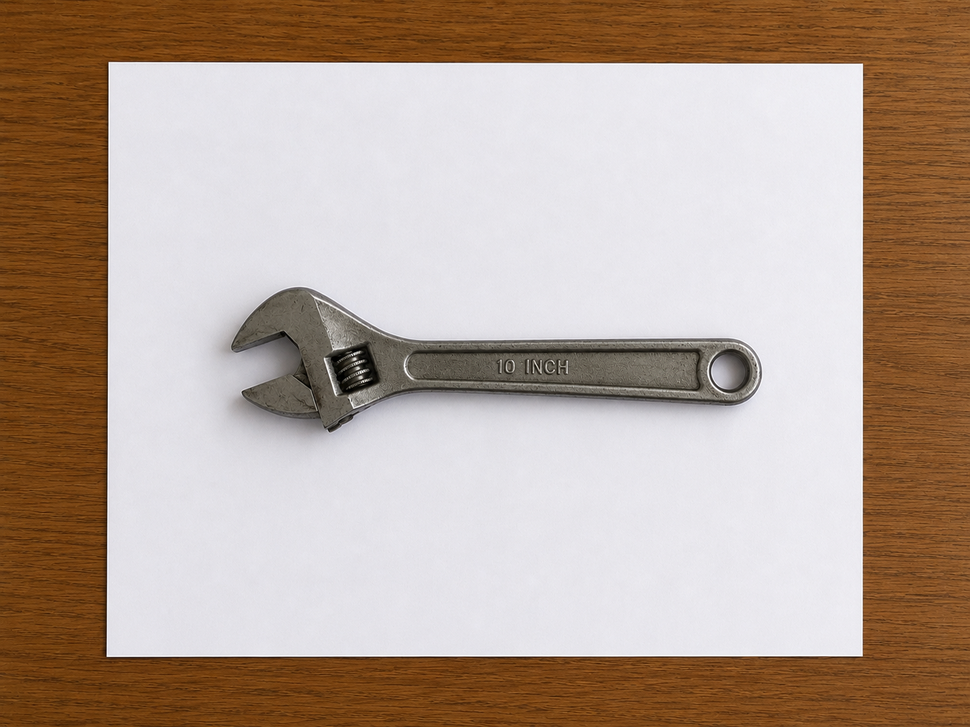
#> input picture ChatGPT Image Jun 13, 2026, 08_33_41 PM.png, 970 x 727 px, shrunk from 1448 x 1086 before the run
$ python toolcut.py 'ChatGPT Image Jun 13, 2026, 08_33_41 PM.png'
#> lines starting #> are read from the running program, lines starting #| are printed output that depends on the picture; after the words box and inside, x2 and y2 are one past the last pixel; in counts of white or black regions, pixels touching at a corner belong together
#!/usr/bin/env python3
"""
toolcut — turn a photo of a tool into a true-scale outline (SVG + DXF)
for cutting foam inserts (Milwaukee PACKOUT, tool drawers, Kaizen foam, etc.)

Workflow the engine assumes:
  1. Lay the tool on a sheet of printer paper (US Letter or A4) on a
     contrasting surface. The paper does double duty: it sets the scale
     AND gives a clean white background for segmentation.
  2. Shoot roughly top-down. The 4 paper corners give us a homography to
     rectify perspective and lock real-world scale (mm per pixel).
  3. We segment the tool, extract its outline, add a clearance offset
     (so it drops in/out of foam easily), optionally add finger scoops,
     and export SVG + DXF at true 1:1 scale.

Run `python toolcut.py --selftest` to validate the pipeline with a
synthetic known-size object (no input photo needed).
"""

import argparse
import math
import sys

import cv2
import numpy as np
from shapely.geometry import Polygon, Point
from shapely.ops import unary_union
import ezdxf

# Standard paper sizes in millimeters (width, height as placed = portrait)
PAPER = {
    "letter": (215.9, 279.4),
    "a4": (210.0, 297.0),
}


# --------------------------------------------------------------------------
# Geometry helpers
# --------------------------------------------------------------------------
def order_corners(pts):
    """Order 4 points as top-left, top-right, bottom-right, bottom-left."""
    pts = np.asarray(pts, dtype=np.float32)
    s = pts.sum(axis=1)
    d = np.diff(pts, axis=1).ravel()
    return np.array([
        pts[np.argmin(s)],   # tl  (smallest x+y)
        pts[np.argmin(d)],   # tr  (smallest y-x)
        pts[np.argmax(s)],   # br  (largest  x+y)
        pts[np.argmax(d)],   # bl  (largest  y-x)
    ], dtype=np.float32)


def detect_paper(img):
    """Find the largest bright 4-corner quad (the sheet of paper)."""
    gray = cv2.cvtColor(img, cv2.COLOR_BGR2GRAY)
    blur = cv2.GaussianBlur(gray, (5, 5), 0)
    _, th = cv2.threshold(blur, 0, 255, cv2.THRESH_BINARY + cv2.THRESH_OTSU)
    th = cv2.morphologyEx(th, cv2.MORPH_CLOSE,
                          cv2.getStructuringElement(cv2.MORPH_RECT, (9, 9)))
    cnts, _ = cv2.findContours(th, cv2.RETR_EXTERNAL, cv2.CHAIN_APPROX_SIMPLE)
    if not cnts:
        raise RuntimeError("No paper found — check lighting/contrast.")
    cnts = sorted(cnts, key=cv2.contourArea, reverse=True)
    for c in cnts[:5]:
        peri = cv2.arcLength(c, True)
        approx = cv2.approxPolyDP(c, 0.02 * peri, True)
        if len(approx) == 4 and cv2.contourArea(approx) > 0.10 * img.shape[0] * img.shape[1]:
            return order_corners(approx.reshape(4, 2))
    raise RuntimeError("Couldn't isolate a 4-corner paper quad. "
                       "Try --manual-corners or a cleaner background.")


def rectify(img, corners, paper_wh_mm, px_per_mm):
    """Warp so the paper fills a top-down image at a known mm scale."""
    w_mm, h_mm = paper_wh_mm
    W, H = int(round(w_mm * px_per_mm)), int(round(h_mm * px_per_mm))
    dst = np.array([[0, 0], [W - 1, 0], [W - 1, H - 1], [0, H - 1]],
                   dtype=np.float32)
    M = cv2.getPerspectiveTransform(corners, dst)
    return cv2.warpPerspective(img, M, (W, H))


def segment_tool(warped, px_per_mm, border_mm=6.0):
    """Binary mask of the tool sitting on the (white) paper."""
    gray = cv2.cvtColor(warped, cv2.COLOR_BGR2GRAY)
    gray = cv2.GaussianBlur(gray, (5, 5), 0)
    # Tool is darker than paper -> invert so tool = foreground (white)
    _, mask = cv2.threshold(gray, 0, 255,
                            cv2.THRESH_BINARY_INV + cv2.THRESH_OTSU)
    # Kill a border ring so we never grab paper-edge artifacts
    b = int(round(border_mm * px_per_mm))
    mask[:b, :] = 0; mask[-b:, :] = 0; mask[:, :b] = 0; mask[:, -b:] = 0
    # Clean up speckle / close gaps
    k = cv2.getStructuringElement(cv2.MORPH_ELLIPSE, (7, 7))
    mask = cv2.morphologyEx(mask, cv2.MORPH_OPEN, k)
    mask = cv2.morphologyEx(mask, cv2.MORPH_CLOSE, k)
    return mask


def extract_polygon(mask, px_per_mm, simplify_mm):
    """Largest contour -> shapely Polygon in millimeters."""
    cnts, _ = cv2.findContours(mask, cv2.RETR_EXTERNAL, cv2.CHAIN_APPROX_SIMPLE)
    if not cnts:
        raise RuntimeError("No tool contour found inside the paper.")
    c = max(cnts, key=cv2.contourArea)
    eps = max(simplify_mm * px_per_mm, 1.0)
    c = cv2.approxPolyDP(c, eps, True).reshape(-1, 2).astype(float)
    pts_mm = c / px_per_mm                      # px -> mm
    poly = Polygon(pts_mm)
    if not poly.is_valid:
        poly = poly.buffer(0)
    return poly


def postprocess(poly, clearance_mm, finger_holes, finger_dia_mm):
    """Outward clearance offset + optional finger scoops, unioned in."""
    if clearance_mm:
        poly = poly.buffer(clearance_mm, join_style=1)  # round joins
    if finger_holes:
        minx, miny, maxx, maxy = poly.bounds
        cx = (minx + maxx) / 2
        r = finger_dia_mm / 2
        inset = min((maxy - miny) * 0.18, 25)
        scoops = [Point(cx, miny + inset).buffer(r),
                  Point(cx, maxy - inset).buffer(r)]
        poly = unary_union([poly] + scoops)
    return poly


# --------------------------------------------------------------------------
# Export
# --------------------------------------------------------------------------
def _rings(poly):
    geoms = poly.geoms if poly.geom_type == "MultiPolygon" else [poly]
    out = []
    for g in geoms:
        out.append(list(g.exterior.coords))
        for hole in g.interiors:
            out.append(list(hole.coords))
    return out


def export_svg(poly, path, margin=10.0):
    minx, miny, maxx, maxy = poly.bounds
    W, H = (maxx - minx) + 2 * margin, (maxy - miny) + 2 * margin
    paths = []
    for ring in _rings(poly):
        d = "M " + " L ".join(f"{x - minx + margin:.3f},{y - miny + margin:.3f}"
                              for x, y in ring) + " Z"
        paths.append(f'<path d="{d}" fill="none" stroke="black" '
                     f'stroke-width="0.3"/>')
    svg = (f'<svg xmlns="http://www.w3.org/2000/svg" '
           f'width="{W:.2f}mm" height="{H:.2f}mm" '
           f'viewBox="0 0 {W:.3f} {H:.3f}">\n' + "\n".join(paths) + "\n</svg>\n")
    with open(path, "w") as f:
        f.write(svg)


def export_dxf(poly, path):
    doc = ezdxf.new()
    msp = doc.modelspace()
    for ring in _rings(poly):
        msp.add_lwpolyline([(x, y) for x, y in ring], close=True)
    doc.units = ezdxf.units.MM
    doc.saveas(path)


# [6 lines left out: function write_debug, not called in this run]


# --------------------------------------------------------------------------
# Pipeline
# --------------------------------------------------------------------------
def run(img, paper, px_per_mm, clearance_mm, simplify_mm,
        finger_holes, finger_dia_mm, manual_corners=None, debug_path=None):
    corners = (order_corners(manual_corners) if manual_corners is not None
               else detect_paper(img))
    warped = rectify(img, corners, PAPER[paper], px_per_mm)
    mask = segment_tool(warped, px_per_mm)
    poly = extract_polygon(mask, px_per_mm, simplify_mm)
    raw_bounds = poly.bounds
    poly = postprocess(poly, clearance_mm, finger_holes, finger_dia_mm)
    if debug_path:
        write_debug(warped, poly, px_per_mm, debug_path)
    return poly, raw_bounds


# --------------------------------------------------------------------------
# Self-test: synthesize a known-size object, warp it, recover it, verify scale
# --------------------------------------------------------------------------
# [44 lines left out: function selftest, not called in this run]


# --------------------------------------------------------------------------
def main():
    ap = argparse.ArgumentParser(description="Photo -> foam-cutout outline (SVG/DXF)")
    ap.add_argument("image", nargs="?", help="input photo")
    ap.add_argument("--selftest", action="store_true")
    ap.add_argument("--paper", choices=PAPER, default="letter")
    ap.add_argument("--px-per-mm", type=float, default=8.0)
    ap.add_argument("--clearance-mm", type=float, default=1.5,
                    help="outward offset so the tool drops in/out easily")
    ap.add_argument("--simplify-mm", type=float, default=0.6)
    ap.add_argument("--finger-holes", action="store_true")
    ap.add_argument("--finger-dia-mm", type=float, default=35.0)
    ap.add_argument("--out-prefix", default="cutout")
    ap.add_argument("--debug", action="store_true")
    args = ap.parse_args()

    if args.selftest:
        sys.exit(0 if selftest() else 1)
    if not args.image:
        ap.error("provide an image or use --selftest")

    img = cv2.imread(args.image)
#> img is the input picture: shape (727, 970, 3); mean B, G, R 149.7, 162.9, 181.8
    if img is None:
        ap.error(f"could not read {args.image}")

    poly, raw = run(img, args.paper, args.px_per_mm, args.clearance_mm,
                    args.simplify_mm, args.finger_holes, args.finger_dia_mm,
                    debug_path=f"{args.out_prefix}_debug.png" if args.debug else None)
#> in detect_paper, `gray = cv2.cvtColor(img, cv2.COLOR_BGR2GRAY)`:
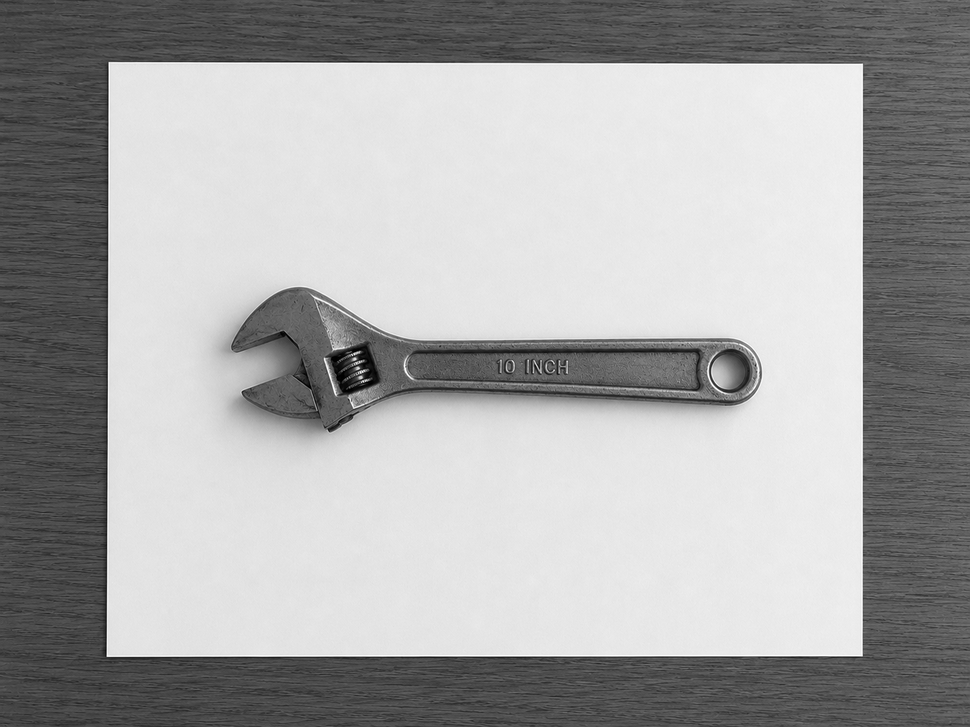
#> gray: shape (727, 970); min 0, max 255, mean 167
#> in detect_paper, `_, th = cv2.threshold(blur, 0, 255, cv2.THRESH_BINARY + cv2.THRESH_OTSU)`:
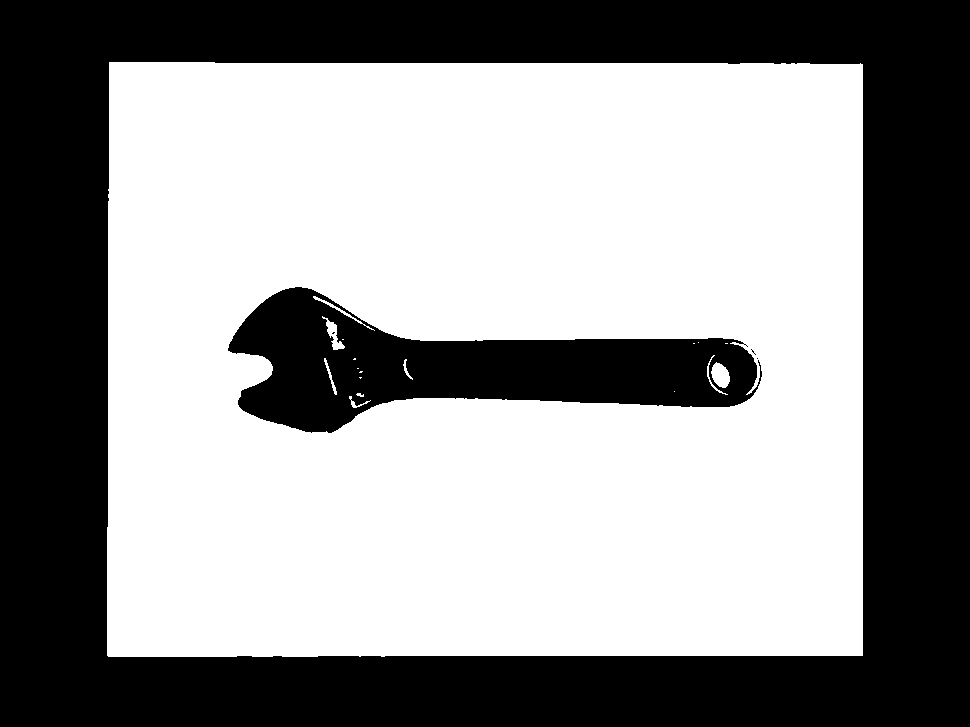
#> th: shape (727, 970); 58.1% white; 5 black regions (3 under 20 px), largest, box (x1, y1, x2, y2) and area: (0, 0, 970, 727) 257258, (228, 287, 762, 433) 38122
#> in detect_paper, `th = cv2.morphologyEx(th, cv2.MORPH_CLOSE, cv2.getStructuringElement(c..`:
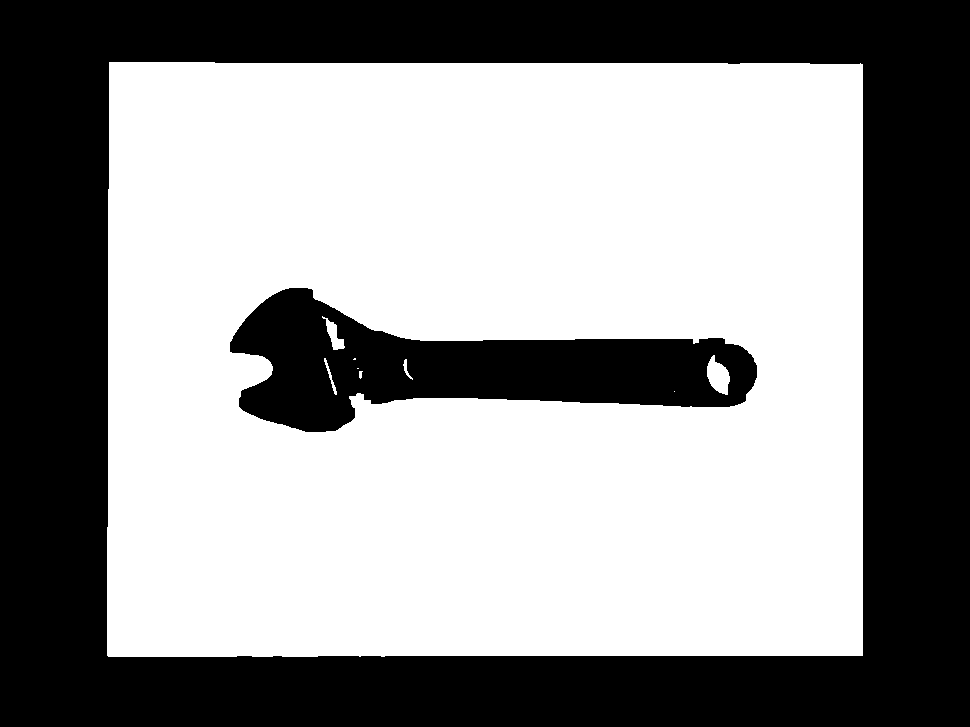
#> th: shape (727, 970); 58.2% white; 2 black regions
#> in detect_paper, `cnts, _ = cv2.findContours(th, cv2.RETR_EXTERNAL, cv2.CHAIN_APPROX_SIM..`: cnts = 1 contour; box (x1, y1, x2, y2) and area: (107, 62, 863, 657) 446605
#> the loop in detect_paper, `for c in cnts[:5]:` made 1 pass
#> (peri, pts in order_corners, s in order_corners, d in order_corners) on pass 1: (2699.5, [[109, 62], [108, 656], [862, 655], [862, 64]], [171, 764, 1517, 926], [-47, 548, -207, -798])
#> in run, `corners = (order_corners(manual_corners) if manual_corners is not None..`: corners = [[109, 62], [862, 64], [862, 655], [108, 656]]
#> in rectify, `M = cv2.getPerspectiveTransform(corners, dst)`: M = [[2.28, 0.00384, -248.7], [-0.01, 3.76, -232.3], [-6.71e-06, 2.22e-06, 1]]
#> in rectify, `return cv2.warpPerspective(img, M, (W, H))`:
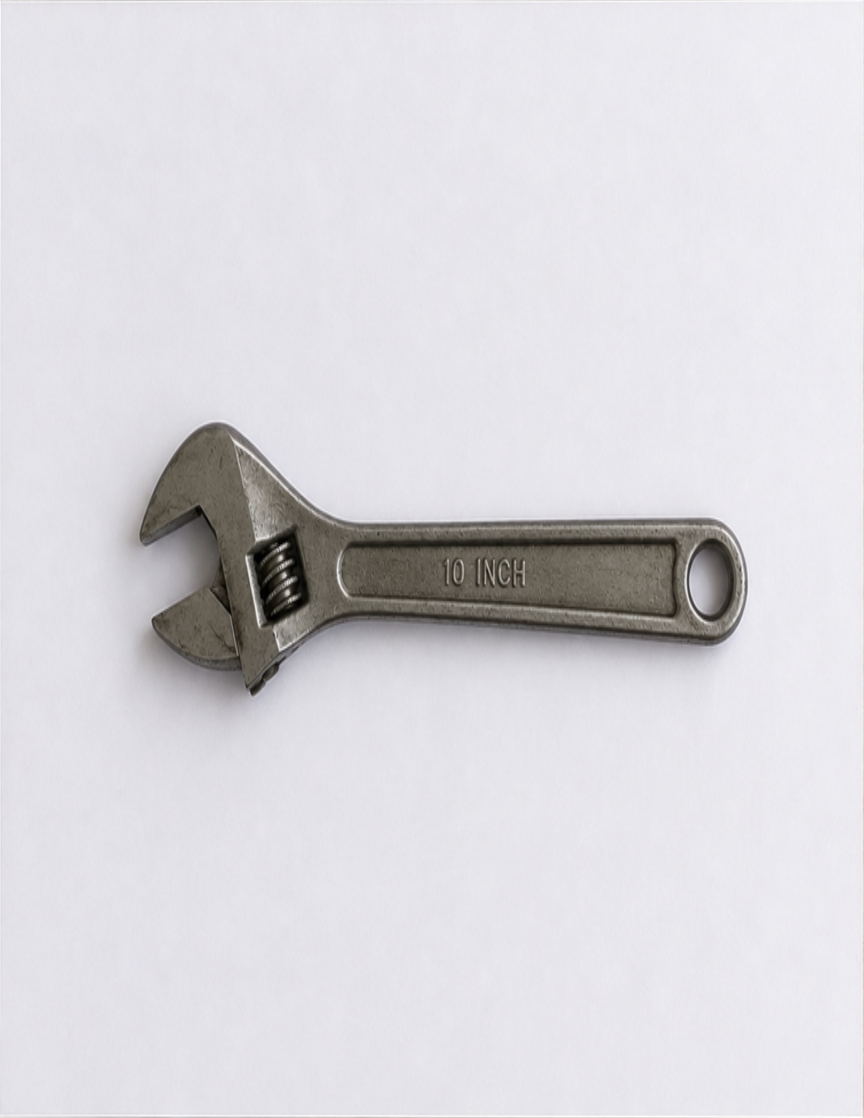
#> returned value: shape (2235, 1727, 3) (shown at 1/2 size); mean of channels 0, 1, 2 220.6, 216.2, 217.8; drawn as B, G, R
#> in segment_tool, `_, mask = cv2.threshold(gray, 0, 255, cv2.THRESH_BINARY_INV + cv2.THRE..`: mask: shape (2235, 1727); 8.7% white; 3 white regions (2 under 20 px), largest, box (x1, y1, x2, y2) and area: (265, 845, 1495, 1398) 336515
#> in segment_tool, `mask = cv2.morphologyEx(mask, cv2.MORPH_OPEN, k)`: mask: shape (2235, 1727); 8.7% white; 1 white region, box (x1, y1, x2, y2) and area: (265, 845, 1484, 1398) 334854
#> in segment_tool, `mask = cv2.morphologyEx(mask, cv2.MORPH_CLOSE, k)`:
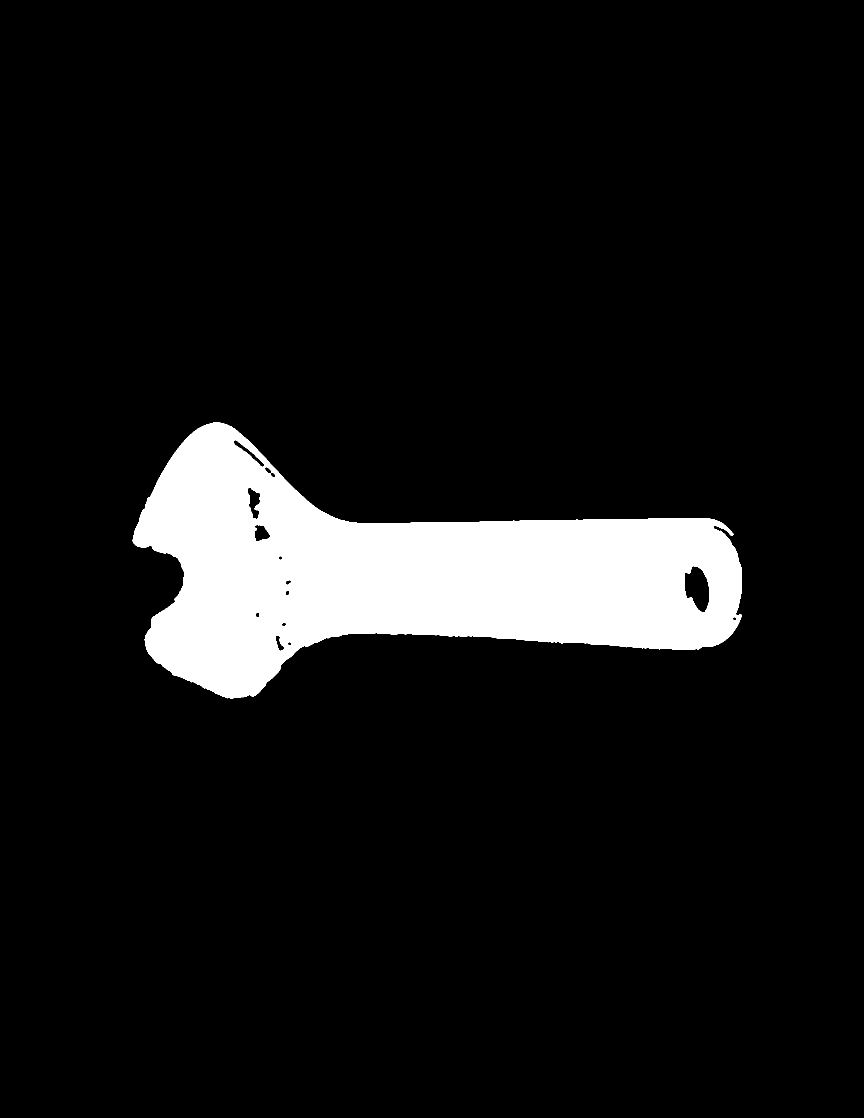
#> mask: shape (2235, 1727) (shown at 1/2 size); 8.8% white; 1 white region
#> in extract_polygon, `cnts, _ = cv2.findContours(mask, cv2.RETR_EXTERNAL, cv2.CHAIN_APPROX_S..`: cnts = 1 contour; box (x1, y1, x2, y2) and area: (265, 845, 1484, 1398) 343807
#> in extract_polygon, `c = max(cnts, key=cv2.contourArea)`: c = contour of 1181 points, box (x1, y1, x2, y2) (265, 845, 1484, 1398), area 343807
#> in extract_polygon, `c = cv2.approxPolyDP(c, eps, True).reshape(-1, 2).astype(float)`: c = 36 pairs, first value 265 to 1483, second value 845 to 1396
#> in extract_polygon, `pts_mm = c / px_per_mm`: pts_mm = 36 pairs, first value 33.12 to 185.4, second value 105.6 to 174.5
#> in run, `raw_bounds = poly.bounds`: raw_bounds = (33.12, 105.6, 185.4, 174.5)
#> raw = (33.12, 105.6, 185.4, 174.5)
    export_svg(poly, f"{args.out_prefix}.svg")
    export_dxf(poly, f"{args.out_prefix}.dxf")
    minx, miny, maxx, maxy = poly.bounds
#> minx = 31.63; miny = 104.1; maxx = 186.9; maxy = 176
    print(f"tool ~{raw[2]-raw[0]:.1f} x {raw[3]-raw[1]:.1f} mm; "
          f"cutout {maxx-minx:.1f} x {maxy-miny:.1f} mm "
          f"(+{args.clearance_mm} mm clearance)")
#| tool ~152.2 x 68.9 mm; cutout 155.2 x 71.9 mm (+1.5 mm clearance)
    print(f"wrote {args.out_prefix}.svg and {args.out_prefix}.dxf")


if __name__ == "__main__":
    main()
